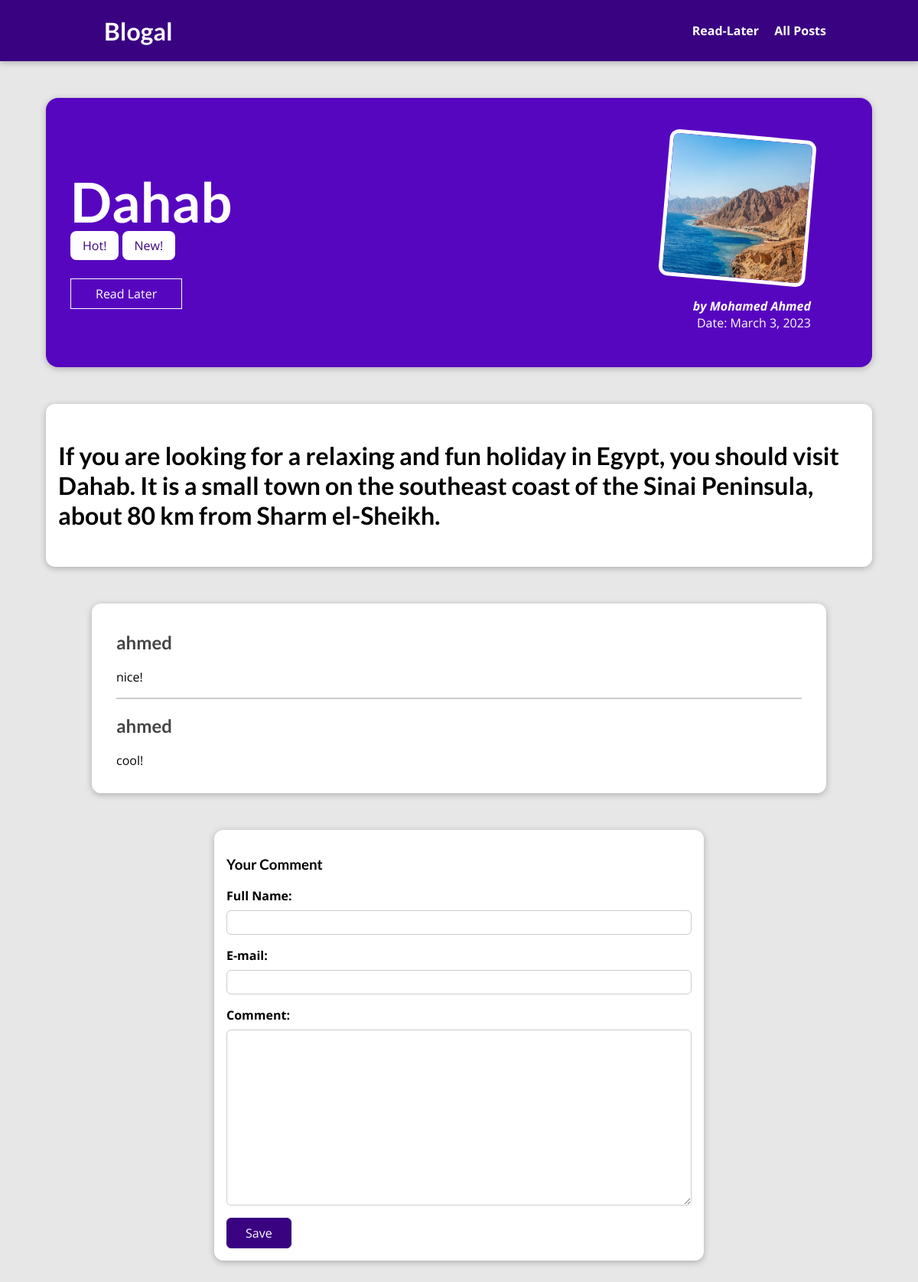
Screenshot of /posts/dahab/ with the database file from the repository.
### blog/models.py (models this page shows, shortened)
class PostsModel(models.Model):
      titlee=models.CharField(max_length=50)
      author= models.ForeignKey(AuthorModel,on_delete=models.CASCADE, null=True)
      date= models.DateField()
      img=models.ImageField(upload_to='posts', null=True)
      slug=models.SlugField(unique=True, db_index=True)
      summary= models.CharField(max_length=200)
      content=models.TextField()
      tags=models.ManyToManyField(TagModel)

class TagModel(models.Model):
     tag=models.CharField(max_length=20)
     def __str__(self):
          return (f'{self.tag}')

class AuthorModel(models.Model):
     first_name=models.CharField(max_length=50)
     last_name=models.CharField(max_length=50)
     email=models.EmailField(null=True)
     def __str__(self):
          return (f'{self.first_name} {self.last_name}')

class CommentModel(models.Model):
     user_name= models.CharField(max_length=100)
     user_email= models.EmailField()
     text=models.TextField()
     post=models.ForeignKey(PostsModel, on_delete=models.CASCADE, related_name='comments')

### blog/views.py (the view, shortened to what this page needs)
# urls.py: path('posts/<slug:slug>/', views.PostView.as_view(), name='post-detail')
class PostView(View):
    def get(self,request,slug):
        post=get_object_or_404(PostsModel, slug=slug)
        stored_slugs=request.session.get('stored_slugs')
        if stored_slugs is not None:
            readlater= post.slug in stored_slugs
        else:
            readlater=False
        post_tags=post.tags.all()
        commentform=CommentsForm()
        comments=post.comments.all()
        return render(request,'blog/post_detail.html',{
            'post':post,
            'post_tags':post_tags,
            'commentform':commentform,
            'comments':comments,
            'readlater':readlater
        }
                      )

### blog/forms.py
class CommentsForm(forms.ModelForm):
    class Meta:
        model=CommentModel
        exclude=['post']
        labels={
            'user_name':'Full Name',
            'user_email': 'E-mail',
            'text':'Comment',
        }

### blog/templates/blog/post_detail.html (shortened to what this page needs)
{% extends 'base.html' %}
{% load static%}
{%block css_files%} <link rel='stylesheet' href="{% static 'blog/post_detail.css' %}" /> {%endblock%}
{%block body%}
<section id='summary'>
    <h2>{{post.titlee}}</h2>
    <div>
      {%for tag in post_tags %}
        <span class='tag'>{{tag}}</span>
      {%endfor%}
    </div>
  <div id='read-later'>
    <form action="{%url 'readlater' %}" method='POST'>
      <button>
      {%if readlater %}
        Remove from "Read-Later" List
        {%else%}
        Read Later
      {%endif%}</button>
    </form>
    </div>
    <article>
        <img src="{{post.img.url }}" />
        <address> by <a href='mailto:{{post.author.email}}'>{{post.author}}</a> </address>
        <div> Date: {{post.date}} </div>
    </article>
</section>
<main>
  <h1>  {{post.content|linebreaks}} </h1>
</main>
<section id='comments'>
  <ul>
    {%for comment in comments%}
      <li>
        <h2>{{comment.user_name}}</h2>
        <p>{{comment.text|linebreaks}}</p>
      </li>
    {%endfor%}
    </ul>
</section>
<section id='comment-form' >
  <h3> Your Comment</h3>
  <form action="{% url 'post-detail' post.slug %}" method='POST'>
    {%for form in commentform%}
    <div class="form-control {%if form.errors%}invalid {%endif%}">
      {{form.label_tag}}
      {{form}}
    </div>
    {%endfor%}
   <button> Save </button>
  </form>
</section>
{%endblock%}

### static/app.css (style rules this page uses)
* { box-sizing: border-box; }
html { font-family: 'Open Sans', 'Lato', sans-serif; }
body { margin: 0; }
h1, h2, h3 { font-family: 'Lato', sans-serif; font-weight: bold; }

### blog/static/blog/post_detail.css (style rules this page uses)
body { background-color: #e7e7e7; }
#summary { margin: 8rem auto 3rem auto; padding: 2rem; width: 90%; max-width: 90rem; border-radius: 16px; background-color: #5706c0; position: relative; box-shadow: 0 2px 8px rgba(0, 0, 0, 0.25); height: 22rem; }
#summary h2 { color: white; font-size: 4.5rem; margin-bottom: 0.25rem; }
#summary article { position: absolute; top: 2rem; right: 3rem; padding: 1rem 2rem; border-radius: 12px; text-align: right; color: white; }
#summary article img { width: 12rem; height: 12rem; border-radius: 12px; transform: rotateZ(5deg); border: 5px solid white; margin-bottom: 1rem; }
#summary address { font-weight: bold; }
#summary a { color: white; text-decoration: none; }
#read-later { margin: 2rem 0; }
#read-later button { background-color: transparent; border: 1px solid white; padding: 0.5rem 2rem; font: inherit; color: white; cursor: pointer; }
main { width: 90%; max-width: 90rem; margin: 3rem auto; background-color: white; padding: 1rem; border-radius: 12px; box-shadow: 0 2px 8px rgba(0, 0, 0, 0.25); }
.tag { background-color: white; color: #390281; padding: 0.5rem 1rem; border-radius: 8px; }
#comment-form { margin: 3rem auto; width: 90%; max-width: 40rem; border-radius: 12px; background-color: white; box-shadow: 0 2px 8px rgba(0, 0, 0, 0.25); padding: 1rem; }
#comment-form button { font: inherit; background-color: #390281; color: white; border: 1px solid #390281; padding: 0.5rem 1.5rem; border-radius: 6px; cursor: pointer; }
.form-control { margin-bottom: 1rem; }
.form-control label { font-weight: bold; margin-bottom: 0.5rem; display: block; }
.form-control input, .form-control textarea { display: block; width: 100%; font: inherit; padding: 0.25rem; border-radius: 6px; border: 1px solid #ccc; }
#comments { margin: 3rem auto; width: 90%; max-width: 60rem; border-radius: 12px; background-color: white; box-shadow: 0 2px 8px rgba(0, 0, 0, 0.25); padding: 1rem 2rem; }
#comments ul { list-style: none; margin: 0; padding: 0; }
#comments li { margin-bottom: 1rem; border-bottom: 2px solid #ccc; }
#comments li:last-of-type { border-bottom: none; }
#comments h2 { color: #464646; }

### rows the page displays
PostsModel: titlee "Dahab", img (picture), author "Mohamed Ahmed", date "March 3, 2023", content "If you are looking for a relaxing and fun holiday in Egypt, you should visit Dahab. It is a small town on the southeast coast of the Sinai Peninsula, about 80 km from Sharm el-Sheikh."
TagModel: tag "Hot!"
TagModel: tag "New!"
CommentModel: user_name "ahmed", text "nice!"
CommentModel: user_name "ahmed", text "cool!"
